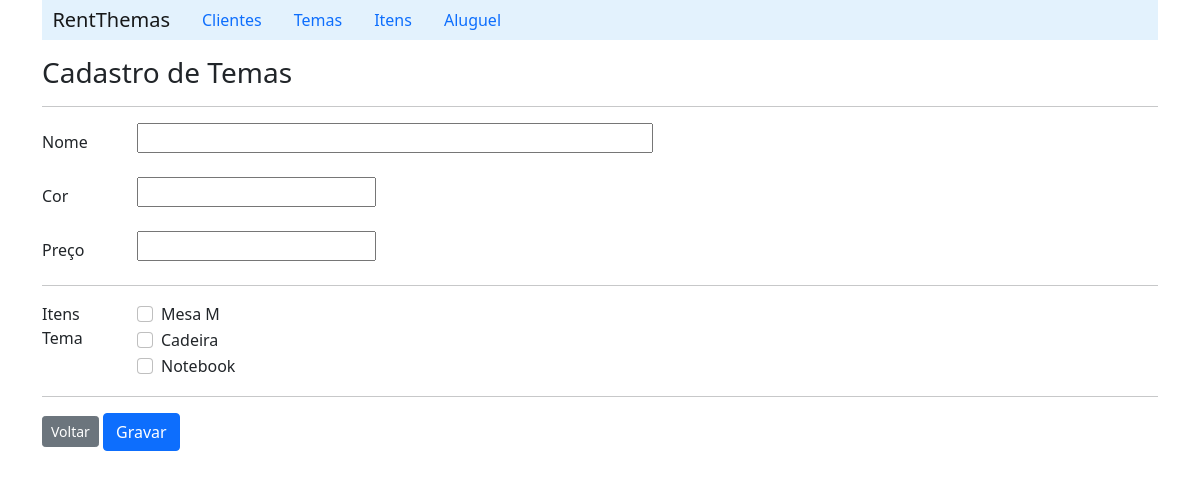
Page /formTema/ on the earlier database version.
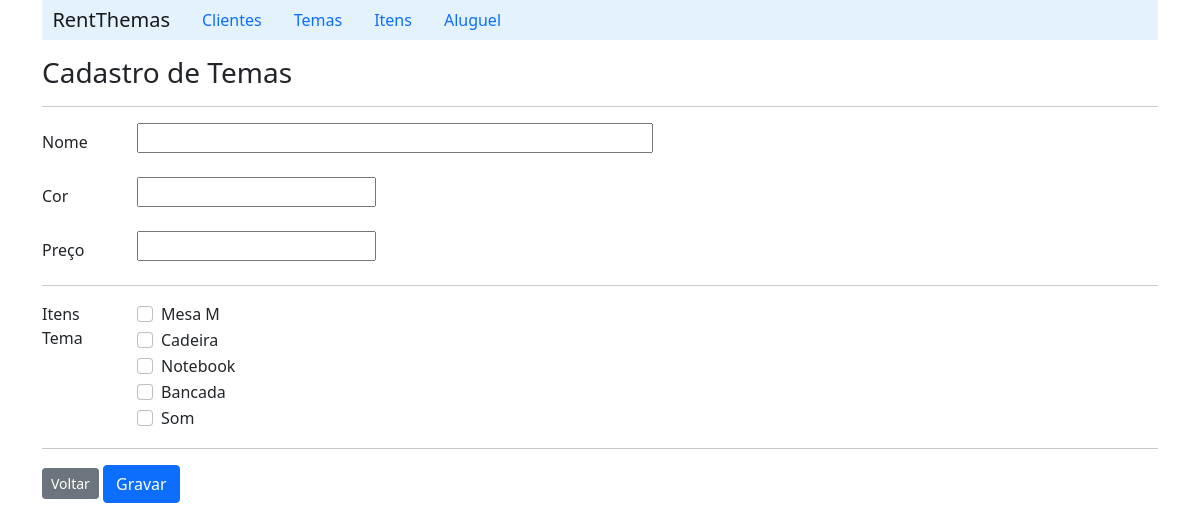
Same page on the later database version.
### api/models.py (models this page shows, shortened)
class Item(models.Model):
    name = models.CharField(max_length=100)
    description = models.CharField(max_length=200)

### api/views.py (the view)
# urls.py: path('formTema/', temaview.form_tema),
    def form_tema(self, request):
        list_item = ItemDAO.list_item(self)
        context = {'list_item' : list_item}
        return render(request, 'tema/formTema.html', context)

### api/daos.py (called while the page is built)
    def list_item(self):
        item_list = Item.objects.all()
        return item_list

### api/templates/tema/formTema.html (shortened to what this page needs)
{% extends "index.html" %}
{% block content %}
    <h3>Cadastro de Temas</h3>
    <hr>
        <form action="/saveTema/" method="post">
            <div class="row mb-3">
                <label class="col-sm-1 col-form-label" for="name">Nome</label>
                <div class="col-sm-11">
                    <input id="name" type="text" size="50" name="name">
                </div>
            </div>
            <div class="row mb-3">
                <label class="col-sm-1 col-form-label" for="">Cor</label>
                <div class="col-sm-11">
                    <input type="text" size="20" name="color">
                </div>
            </div>
            <div class="row mb-3">
                <label class="col-sm-1 col-form-label" for="">Preço</label>
                <div class="col-sm-11">
                    <input type="text" size="20" name="price">
                </div>
            </div>
            <hr>
            <fieldset class="row mb-3">
                <legend class="col-form-label col-sm-1 pt-0">Itens Tema</legend>
                <div class="col-sm-11">
                    {% for item in list_item %}
                        {% if item%}
                            <div class="form-check">
                                <input id="{{item.id}}" class="form-check-input" type="checkbox" name="item" value="{{item.id}}">
                                <label for="{{item.id}}">{{item.name}}</label>
                            </div>
                        {% endif%}
                    {% endfor %}
                </div>
            </fieldset>
            <hr>
            <a class="btn btn-secondary btn-sm" href="/listTema">Voltar</a>
            <input class="btn btn-primary" type="submit" value="Gravar">
        </form>
{% endblock %}

Differences in the rows shown:
added Item: name "Bancada"
added Item: name "Som"
